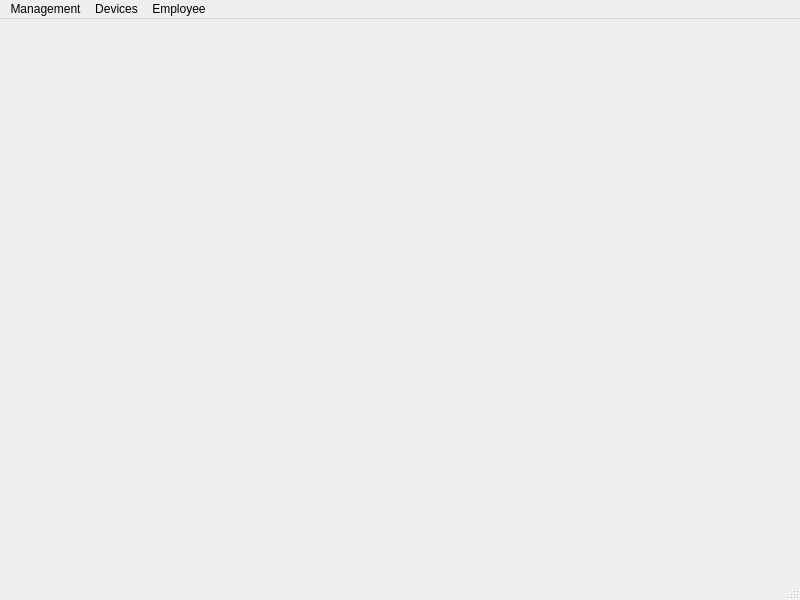
<?xml version="1.0" encoding="UTF-8"?>
<ui version="4.0">
 <class>welcomeWindow</class>
 <widget class="QMainWindow" name="welcomeWindow">
  <property name="geometry">
   <rect>
    <x>0</x>
    <y>0</y>
    <width>800</width>
    <height>600</height>
   </rect>
  </property>
  <property name="windowTitle">
   <string>MainWindow</string>
  </property>
  <widget class="QWidget" name="centralwidget"/>
  <widget class="QMenuBar" name="menubar">
   <property name="geometry">
    <rect>
     <x>0</x>
     <y>0</y>
     <width>800</width>
     <height>22</height>
    </rect>
   </property>
   <widget class="QMenu" name="menuDevices">
    <property name="title">
     <string>Devices</string>
    </property>
    <widget class="QMenu" name="menuBrand">
     <property name="title">
      <string>Brand</string>
     </property>
     <addaction name="actionAll_Brand_2"/>
     <addaction name="actionAdd_New_3"/>
    </widget>
    <addaction name="actionAll_Devices"/>
    <addaction name="actionAdd_New"/>
    <addaction name="separator"/>
    <addaction name="menuBrand"/>
   </widget>
   <widget class="QMenu" name="menuEmployee">
    <property name="title">
     <string>Employee</string>
    </property>
    <addaction name="actionAll_Employee"/>
    <addaction name="actionAdd_New_2"/>
   </widget>
   <widget class="QMenu" name="menuManagement">
    <property name="title">
     <string>Management</string>
    </property>
    <addaction name="actionAssign_Device"/>
    <addaction name="actionDevices_History"/>
   </widget>
   <addaction name="menuManagement"/>
   <addaction name="menuDevices"/>
   <addaction name="menuEmployee"/>
  </widget>
  <widget class="QStatusBar" name="statusbar"/>
  <action name="actionAll_Devices">
   <property name="text">
    <string>All Devices</string>
   </property>
  </action>
  <action name="actionAdd_New">
   <property name="text">
    <string>Add New Device</string>
   </property>
  </action>
  <action name="actionAll_Employee">
   <property name="text">
    <string>All Employee</string>
   </property>
  </action>
  <action name="actionAdd_New_2">
   <property name="text">
    <string>Add New Employee</string>
   </property>
  </action>
  <action name="actionBrand">
   <property name="text">
    <string>Brand</string>
   </property>
  </action>
  <action name="actionAll_Brand_2">
   <property name="text">
    <string>All Brand</string>
   </property>
  </action>
  <action name="actionAdd_New_3">
   <property name="text">
    <string>Add New Brand</string>
   </property>
  </action>
  <action name="actionAssign_Device">
   <property name="text">
    <string>Assign Device</string>
   </property>
  </action>
  <action name="actionDevices_History">
   <property name="text">
    <string>Devices History</string>
   </property>
  </action>
 </widget>
 <resources/>
 <connections/>
</ui>
